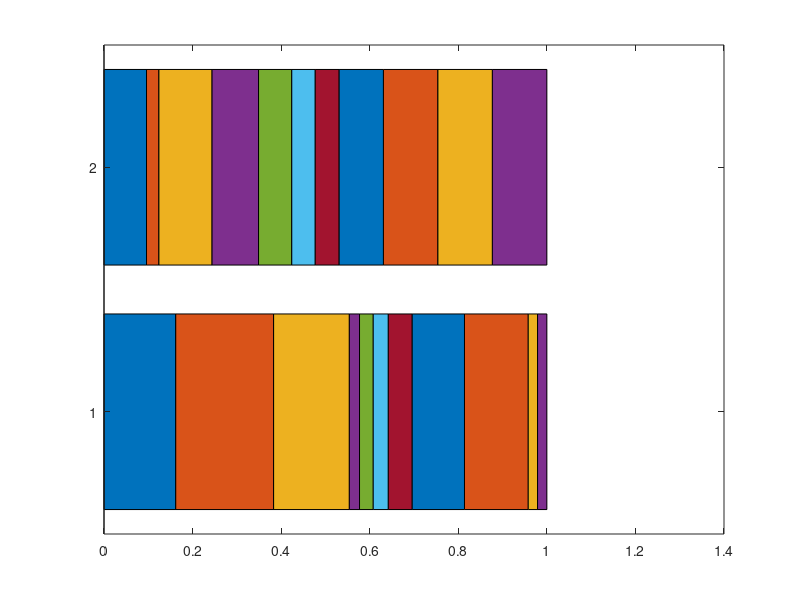

Write the MATLAB code that produced this figure. (Note: this script raises an error after producing the figure.)
% 将每一行的数据转换为百分比
Weight=[0.162000000000000	0.221000000000000	0.171000000000000	0.0230000000000000	0.0310000000000000	0.0340000000000000	0.0540000000000000	0.118000000000000	0.144000000000000	0.0210000000000000	0.0210000000000000
0.0960000000000000	0.0280000000000000	0.120000000000000	0.105000000000000	0.0750000000000000	0.0530000000000000	0.0540000000000000	0.100000000000000	0.123000000000000	0.123000000000000	0.123000000000000];

colors=[
    219,49,36;
    231,96,74;
    239,133,112;
    243,169,153;
    243,203,194;
    238,238,238;
    207,212,226;
    176,187,214;
    145,162,202;
    112,139,190;
    75,116,178;
    ]/256;

% 创建横向的百分比堆积条形图
figure;
h=barh(Weight, 'stacked');

for i = 1:11
    h(i).FaceColor = colors(i, :);
end

colormap(colors)
xlabel('Weight of 11 Factors','FontSize',12,'FontName','Times New Roman')
ylabel('Type of Ship','FontSize',12,'FontName','Times New Roman')
xlim([0 1]);
ylim([0.5 2.5])
set(gca,'fontsize',12,'fontname','Times New Roman');
legend('Reaction Speed', 'Versatility','Energy and Carriers','Environmental Sensitivity', 'Acquisition Costs','Maintenance Costs','Personnel Costs','Search Accuracy','Search Breath','Weight','Volume','Location', 'eastoutside', 'Orientation', 'vertical','FontName','Times New Roman','FontSize',12,'EdgeColor',[0,0,0]);


